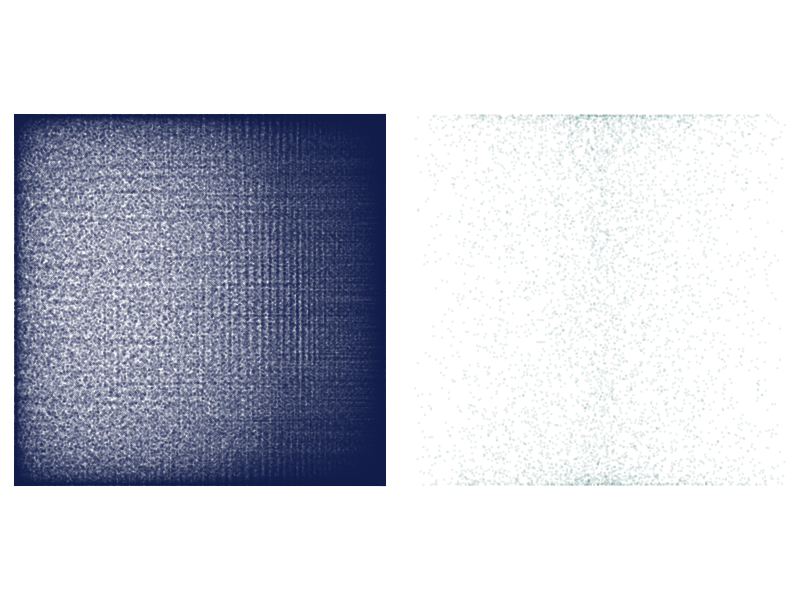

Generate this figure with R:

set.seed(79)

par(mfrow=c(1,2), ann=FALSE, pty='s', cex=0.2, mai=c(.05,.05, .05, .05), mar=c(0.1, 0.1, 0.1, 0.1), oma=c(0,0,0,0))

x <- seq(-2800,2800, by=0.018)

ins <- seq(as.Date("2001-01-01"), as.Date("2017-06-30"), "days")
xx <- seq(as.Date("2003-01-01"), as.Date("2018-06-30"), "weeks")

a <- as.numeric(format(ins, "%d%m"))
b <- as.numeric(format(ins, "%Y%d"))

c <- a + rnorm(length(a), mean=12, sd=15)
d <- b + rnorm(length(b), mean=15, sd=5)

plot(cos(a/x), sin(b/x), axes=FALSE, col=rgb(20, 32, 75, 45, max=255))
plot(sin(c*d)*c/d,cos((d/c)^2), axes=FALSE, col=rgb(20, 82, 75, 25, max=255))
